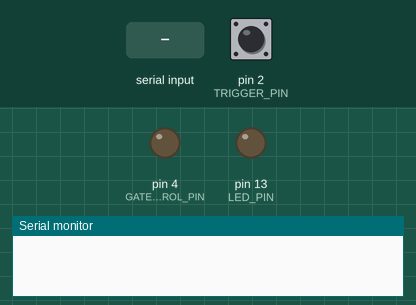
This sketch was run on a simulated Arduino Uno, built with avr-gcc and run on an emulated ATmega328P. Parts: output pins drawn as LEDs (lit = HIGH), the last lines printed to the serial monitor. Inputs (shaded band) come from the test bench; at power-on: pin 2 (TRIGGER_PIN) HIGH.

Above: at 2.4 s.
2.5 s: "OPEN\n" received over Serial
At 4.4 s:
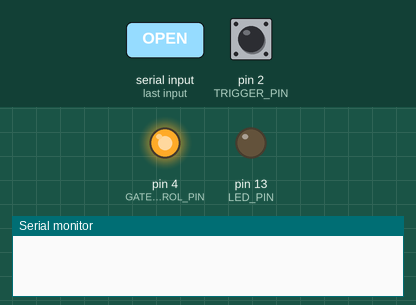
4.7 s: byte 10 ('\n') received over Serial
At 6.3 s:
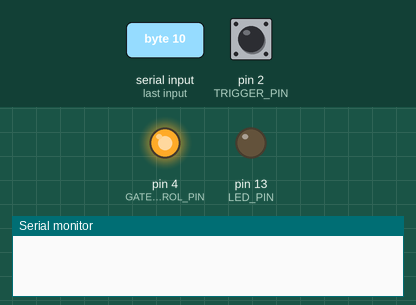
7.7 s: pin 2 (TRIGGER_PIN) pulled LOW for 0.15 s
At 8.9 s:
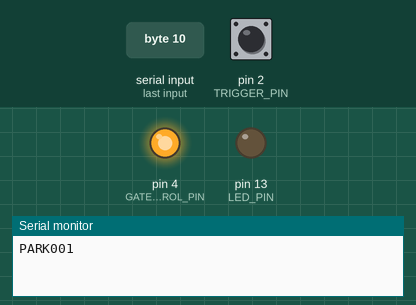
9.3 s: "CLOSE\n" received over Serial
At 9.5 s:
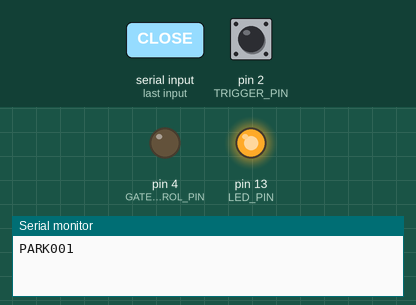
Timing chart, 0 to 12.1 s (numbered marks = the images above; inputs shaded):
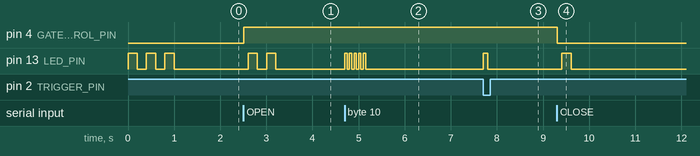

Measured:
- after the input at 2.5 s, pin 4 (GATE_CONTROL_PIN): LOW → HIGH at once; pin 13 (LED_PIN): alternates HIGH for 0.20 s and LOW for 0.20 s, 4 changes in all, then stays LOW, starting after 0.11 s
- after the input at 4.7 s, pin 13 (LED_PIN): alternates HIGH for 0.05 s and LOW for 0.05 s, 10 changes in all, then stays LOW, starting at once
- after the input at 7.7 s, pin 13 (LED_PIN): LOW → HIGH at once, → LOW 0.10 s later
- after the input at 9.3 s, pin 4 (GATE_CONTROL_PIN): HIGH → LOW at once; pin 13 (LED_PIN): LOW → HIGH after 0.11 s, → LOW 0.20 s later

The sketch:

Arduino_Code.ino
```cpp
/*
  Arduino Code for Linux-Park System
  This sketch communicates with a C# application that connects to the linux-park server
  It reads data from sensors, RFID/barcode reader, etc. and sends it to the host computer
*/

// Pin definitions
const int TRIGGER_PIN = 2;     // Pin for trigger sensor (e.g., IR sensor, button)
const int LED_PIN = 13;        // Built-in LED for status indication
const int GATE_CONTROL_PIN = 4; // Pin to control the gate

// Variables
String inputString = "";        // String to hold incoming data
bool stringComplete = false;    // Whether a complete string has been received
bool sensorTriggered = false;   // Whether the sensor has been triggered
unsigned long lastSendTime = 0; // Last time data was sent
const int debounceDelay = 2000; // Debounce time in milliseconds

// Mock barcode data (in a real system, this would come from a barcode scanner)
// For testing purposes, we'll simulate a barcode when the sensor is triggered
String mockBarcodes[] = {"PARK001", "PARK002", "PARK003", "PARK004", "PARK005"};
int mockBarcodeIndex = 0;

void setup() {
  // Initialize serial port
  Serial.begin(9600);

  // Initialize pins
  pinMode(TRIGGER_PIN, INPUT_PULLUP); // Use pull-up resistor for sensor
  pinMode(LED_PIN, OUTPUT);
  pinMode(GATE_CONTROL_PIN, OUTPUT);

  // Initial state
  digitalWrite(LED_PIN, LOW);
  digitalWrite(GATE_CONTROL_PIN, LOW); // Gate closed

  // Reserve memory for inputString
  inputString.reserve(64);

  // Indicate the Arduino is ready
  blinkLED(3); // Blink 3 times to indicate ready
}

void loop() {
  // Check if the sensor has been triggered
  int sensorState = digitalRead(TRIGGER_PIN);

  // If sensor is activated (LOW with pull-up resistor) and enough time has passed
  if (sensorState == LOW && !sensorTriggered && millis() - lastSendTime > debounceDelay) {
    sensorTriggered = true;
    lastSendTime = millis();

    // Generate a barcode (in a real system this would come from a barcode reader)
    String barcode = generateBarcode();

    // Send barcode to the computer
    Serial.println(barcode);

    // Indicate data sent
    digitalWrite(LED_PIN, HIGH);
    delay(100);
    digitalWrite(LED_PIN, LOW);
  }

  // Reset the trigger when the sensor is no longer activated
  if (sensorState == HIGH && sensorTriggered) {
    sensorTriggered = false;
  }

  // Process any commands received from computer
  processSerialInput();
}

// Process incoming serial data
void processSerialInput() {
  while (Serial.available() > 0) {
    char inChar = (char)Serial.read();

    // Add character to input string
    if (inChar != '\n' && inChar != '\r') {
      inputString += inChar;
    }

    // If end of line, set flag
    if (inChar == '\n') {
      stringComplete = true;
    }
  }

  // Process the command when a complete string is received
  if (stringComplete) {
    // Process the command
    processCommand(inputString);

    // Clear the string for the next command
    inputString = "";
    stringComplete = false;
  }
}

// Process command from computer
void processCommand(String command) {
  command.trim(); // Remove any whitespace

  // ACK command - Acknowledgment received
  if (command == "ACK") {
    // Data was acknowledged, blink once
    blinkLED(1);
  }
  // OPEN command - Open the gate
  else if (command == "OPEN") {
    // Open the gate
    digitalWrite(GATE_CONTROL_PIN, HIGH);
    delay(100);
    blinkLED(2); // Blink twice to confirm
  }
  // CLOSE command - Close the gate
  else if (command == "CLOSE") {
    // Close the gate
    digitalWrite(GATE_CONTROL_PIN, LOW);
    delay(100);
    blinkLED(1); // Blink once to confirm
  }
  // Unknown command
  else {
    // Unrecognized command - blink 5 times quickly
    for (int i = 0; i < 5; i++) {
      digitalWrite(LED_PIN, HIGH);
      delay(50);
      digitalWrite(LED_PIN, LOW);
      delay(50);
    }
  }
}

// Generate a mock barcode (in a real system, this would read from a barcode scanner)
String generateBarcode() {
  // For testing: rotate through the mock barcodes
  String barcode = mockBarcodes[mockBarcodeIndex];

  // Increment index for next time
  mockBarcodeIndex = (mockBarcodeIndex + 1) % 5;

  return barcode;
}

// Blink the LED a specified number of times
void blinkLED(int times) {
  for (int i = 0; i < times; i++) {
    digitalWrite(LED_PIN, HIGH);
    delay(200);
    digitalWrite(LED_PIN, LOW);
    delay(200);
  }
} 
```
